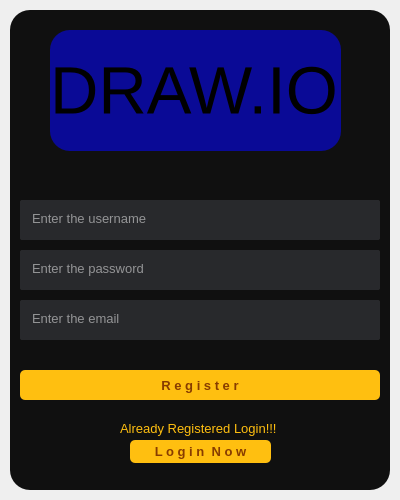
<?xml version="1.0" encoding="UTF-8"?>
<ui version="4.0">
 <class>Form</class>
 <widget class="QWidget" name="Form">
  <property name="geometry">
   <rect>
    <x>0</x>
    <y>0</y>
    <width>400</width>
    <height>500</height>
   </rect>
  </property>
  <property name="windowTitle">
   <string>Form</string>
  </property>
  <widget class="QWidget" name="widget" native="true">
   <property name="geometry">
    <rect>
     <x>10</x>
     <y>10</y>
     <width>380</width>
     <height>480</height>
    </rect>
   </property>
   <property name="styleSheet">
    <string notr="true">background-color:rgba(16,16,16,255);
border-radius:20px;</string>
   </property>
   <widget class="QLineEdit" name="tb3">
    <property name="geometry">
     <rect>
      <x>10</x>
      <y>190</y>
      <width>360</width>
      <height>40</height>
     </rect>
    </property>
    <property name="font">
     <font>
      <pointsize>10</pointsize>
     </font>
    </property>
    <property name="styleSheet">
     <string notr="true">background-color:rgba(47,49,52,200);
color:rgb(255,255,255);
border-radius:2px;
padding-left:10px;
border-bottom-color:rgba(46,82,101,255);
padding-bottom:3px;</string>
    </property>
    <property name="placeholderText">
     <string>Enter the username</string>
    </property>
   </widget>
   <widget class="QLineEdit" name="tb4">
    <property name="geometry">
     <rect>
      <x>10</x>
      <y>240</y>
      <width>360</width>
      <height>40</height>
     </rect>
    </property>
    <property name="font">
     <font>
      <pointsize>10</pointsize>
     </font>
    </property>
    <property name="styleSheet">
     <string notr="true">background-color:rgba(47,49,52,200);
color:rgb(255,255,255);
border-radius:2px;
padding-left:10px;
border-bottom-color:rgba(46,82,101,255);
padding-bottom:3px;</string>
    </property>
    <property name="echoMode">
     <enum>QLineEdit::Password</enum>
    </property>
    <property name="placeholderText">
     <string>Enter the password</string>
    </property>
   </widget>
   <widget class="QPushButton" name="b3">
    <property name="geometry">
     <rect>
      <x>10</x>
      <y>360</y>
      <width>360</width>
      <height>30</height>
     </rect>
    </property>
    <property name="font">
     <font>
      <pointsize>10</pointsize>
      <weight>75</weight>
      <bold>true</bold>
     </font>
    </property>
    <property name="styleSheet">
     <string notr="true">QPushButton#b3{
background-color:rgb(255,191,16);
color:rgb(135,60,0);
border-radius:5px;
}

QPushButton#b3:pressed{
background-color:rgb(255,255,16);

}
</string>
    </property>
    <property name="text">
     <string>R e g i s t e r</string>
    </property>
   </widget>
   <widget class="QLabel" name="label">
    <property name="geometry">
     <rect>
      <x>40</x>
      <y>20</y>
      <width>291</width>
      <height>121</height>
     </rect>
    </property>
    <property name="font">
     <font>
      <pointsize>50</pointsize>
     </font>
    </property>
    <property name="styleSheet">
     <string notr="true">background-color:rgb(10,10,150);</string>
    </property>
    <property name="text">
     <string>DRAW.IO</string>
    </property>
   </widget>
   <widget class="QLabel" name="label_2">
    <property name="geometry">
     <rect>
      <x>110</x>
      <y>410</y>
      <width>161</width>
      <height>16</height>
     </rect>
    </property>
    <property name="font">
     <font>
      <pointsize>10</pointsize>
     </font>
    </property>
    <property name="styleSheet">
     <string notr="true">color:rgb(255,191,16);
</string>
    </property>
    <property name="text">
     <string>Already Registered Login!!!</string>
    </property>
   </widget>
   <widget class="QPushButton" name="b4">
    <property name="geometry">
     <rect>
      <x>120</x>
      <y>430</y>
      <width>141</width>
      <height>23</height>
     </rect>
    </property>
    <property name="font">
     <font>
      <pointsize>10</pointsize>
      <weight>75</weight>
      <bold>true</bold>
     </font>
    </property>
    <property name="styleSheet">
     <string notr="true">QPushButton#b4{
background-color:rgb(255,191,16);
color:rgb(135,60,0);
border-radius:5px;
}

QPushButton#b4:pressed{
background-color:rgb(255,255,16);

}
</string>
    </property>
    <property name="text">
     <string>L o g i n  N o w</string>
    </property>
   </widget>
   <widget class="QLineEdit" name="tb5">
    <property name="geometry">
     <rect>
      <x>10</x>
      <y>290</y>
      <width>360</width>
      <height>40</height>
     </rect>
    </property>
    <property name="font">
     <font>
      <pointsize>10</pointsize>
     </font>
    </property>
    <property name="styleSheet">
     <string notr="true">background-color:rgba(47,49,52,200);
color:rgb(255,255,255);
border-radius:2px;
padding-left:10px;
border-bottom-color:rgba(46,82,101,255);
padding-bottom:3px;</string>
    </property>
    <property name="text">
     <string/>
    </property>
    <property name="echoMode">
     <enum>QLineEdit::Normal</enum>
    </property>
    <property name="placeholderText">
     <string>Enter the email</string>
    </property>
   </widget>
  </widget>
 </widget>
 <resources/>
 <connections/>
</ui>
